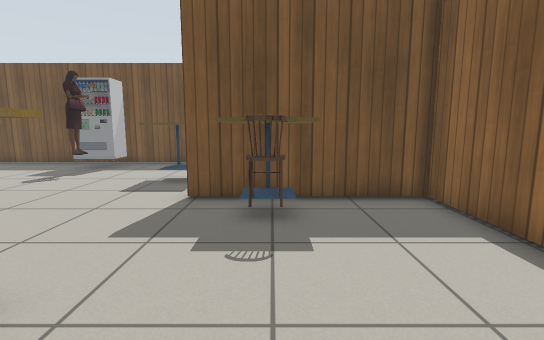
view 1 (above)

22 first-person views from a walk through a Gazebo world. The camera is 0.9 m above the floor, tilts 8° down and sees 85° across. The floor is counted in squares, 0.5 m on a side. Each view is taken from the middle of a square. On the plan, view 1 faces up. The plan holds only what a view shows up to about 16 squares ahead; the rest is blank. Gazebo's built-in surfaces are drawn with simple patterns. Some surface patterns are stand-ins.

view 2
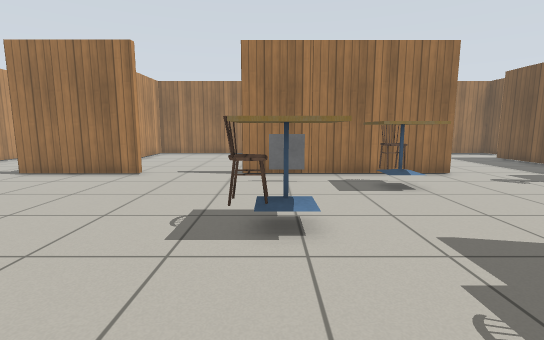

view 3
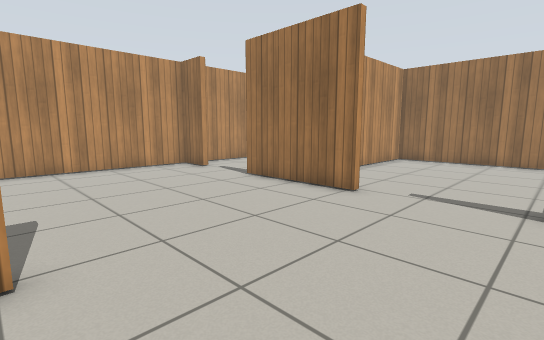

view 4
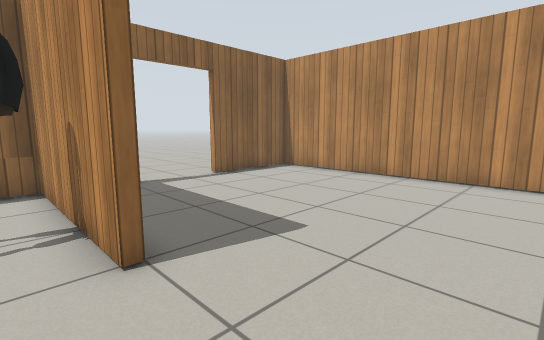

view 5
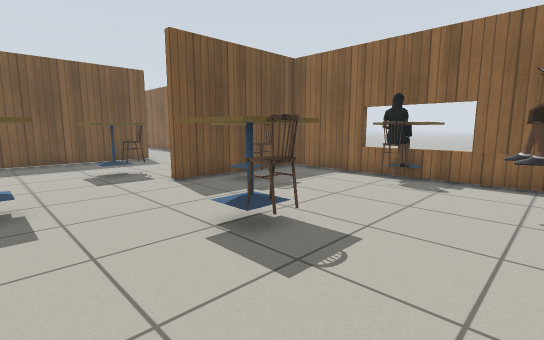

view 6
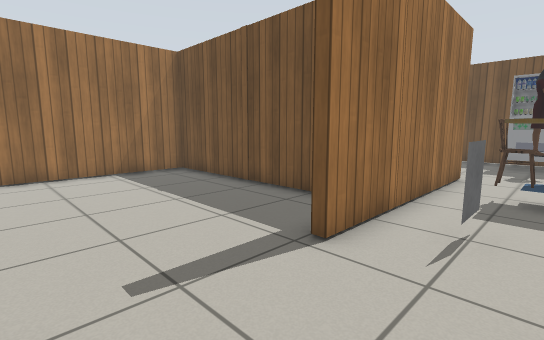

view 7
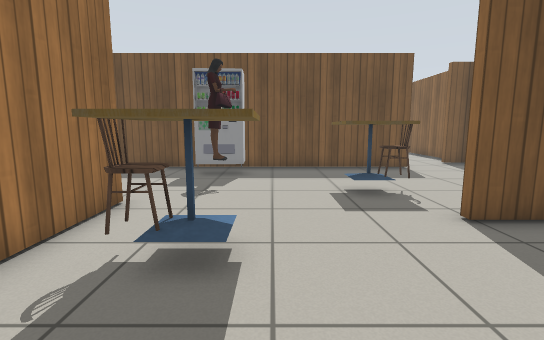

view 8
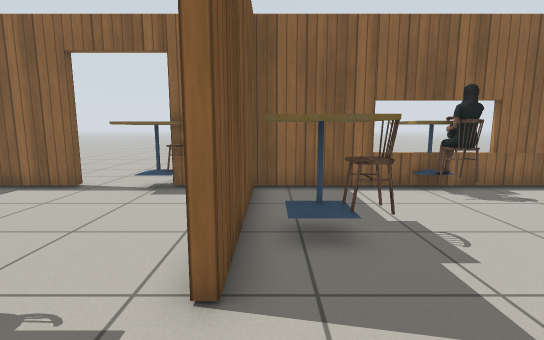

view 9
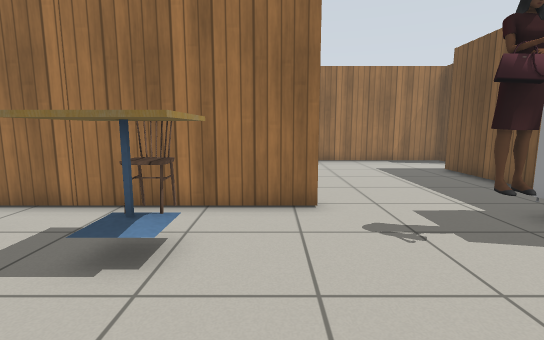

view 10
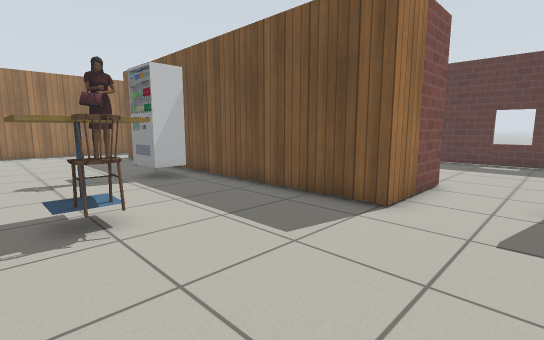

view 11
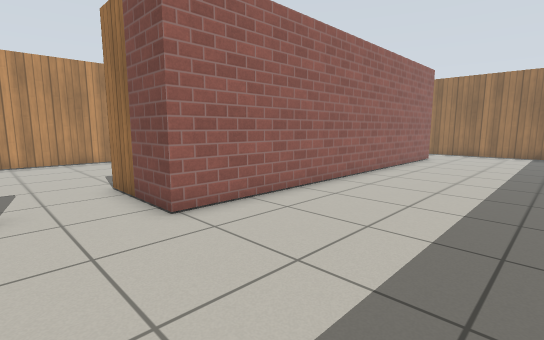

view 12
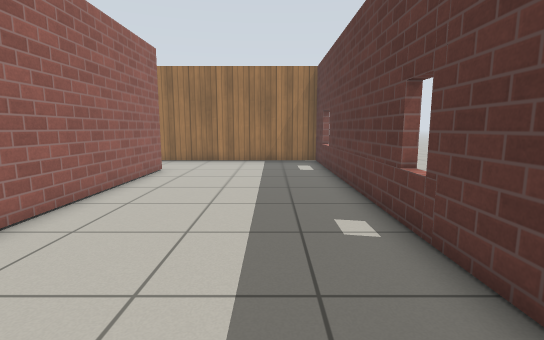

view 13
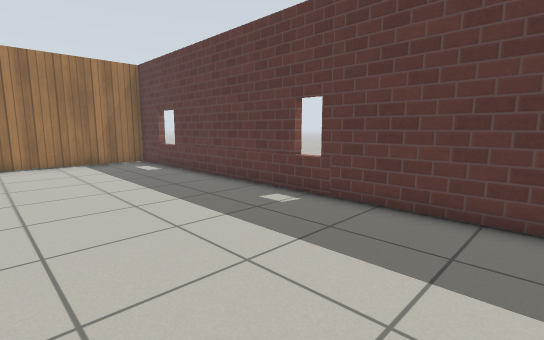

view 14
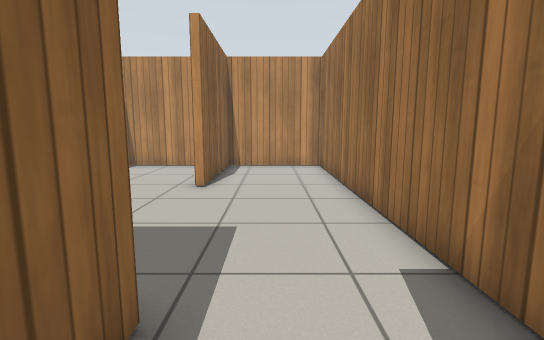

view 15
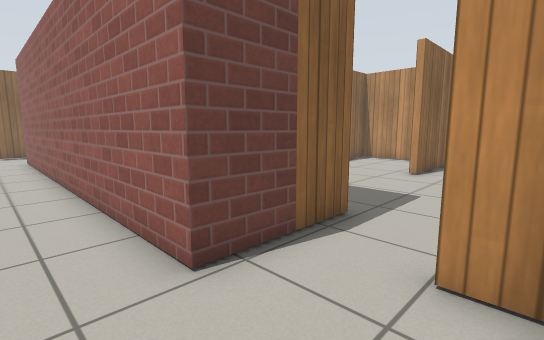

view 16
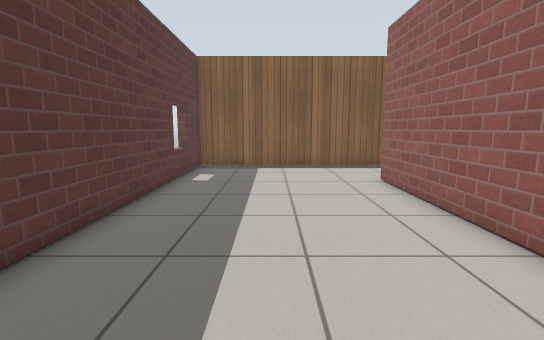

view 17
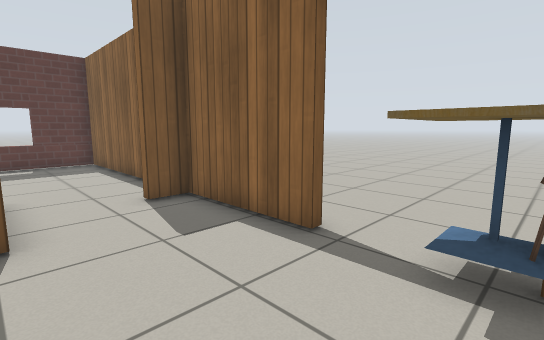

view 18
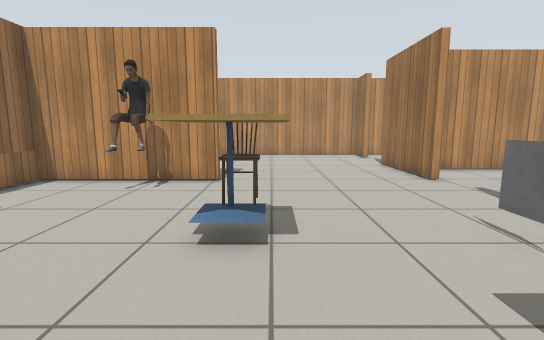

view 19
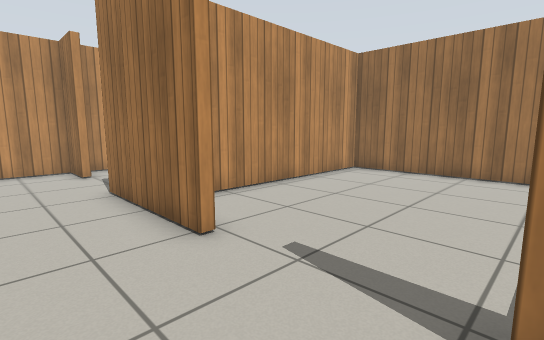

view 20
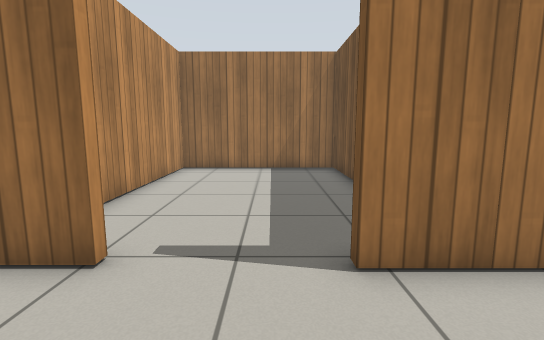

view 21
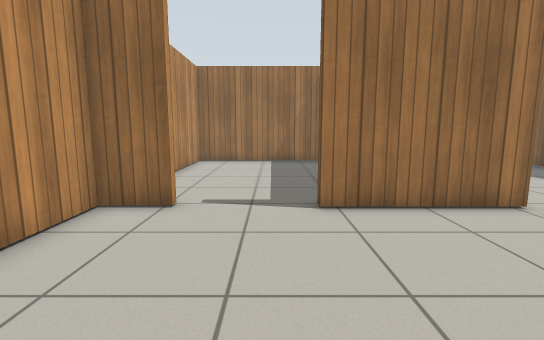

view 22
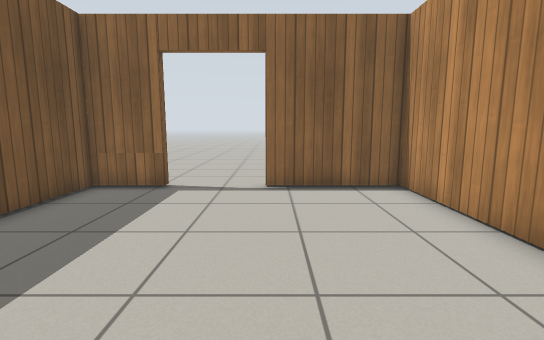

### Floor plan
Ten units are one square. View 1 is at (0, 0); x grows to the right and y downward. Boxes are objects, and circles mark ways between rooms. Rooms are numbered by the first view taken in them; rooms with no view inside come last. Other rooms are left out.
<svg viewBox="-198 -269 258 404">
<path fill="none" stroke="#000" d="M-21 -78 24 -78M-96 -91 -96 -8M-134 -38 -101 -38M-96 31 -96 80M-23 32 40 32 40 -75 -23 -75M40 -130 40 -173 29 -173M40 58 40 35 9 35M-96 113 -96 130 40 130 40 88M2 -192 2 -155 -158 -155 -158 -175M-186 -173 -193 -173 -193 -38 -149 -38 -149 -90M-158 -175 -158 -192 2 -192M-190 -175 -180 -175M40 -177 40 -264 -193 -264 -193 -179M-119 -35 -193 -35 -193 59 -114 59M-96 -8 -100 -8M-159 62 -193 62 -193 130 -128 130M-113 130 -103 130M-100 113 -96 113"/>
<rect x="-95" y="-145" width="30" height="10" fill="#bbb"><title>vending machine</title></rect>
<rect x="-85" y="-35" width="10" height="20" fill="#bbb"><title>marker</title></rect>
<rect x="-85" y="-75" width="30" height="30" fill="#bbb"><title>cafe table</title></rect>
<rect x="-85" y="-65" width="10" height="10" fill="#bbb"><title>chair</title></rect>
<rect x="-85" y="-125" width="20" height="10" fill="#bbb"><title>person</title></rect>
<rect x="-45" y="-15" width="10" height="10" fill="#bbb"><title>chair</title></rect>
<rect x="-45" y="-35" width="20" height="20" fill="#bbb"><title>cafe table</title></rect>
<rect x="-45" y="-115" width="20" height="20" fill="#bbb"><title>cafe table</title></rect>
<rect x="-25" y="-105" width="10" height="10" fill="#bbb"><title>chair</title></rect>
<rect x="-15" y="-75" width="30" height="20" fill="#bbb"><title>cafe table</title></rect>
<rect x="-5" y="5" width="10" height="20" fill="#bbb"><title>person</title></rect>
<rect x="-5" y="-55" width="10" height="10" fill="#bbb"><title>chair</title></rect>
<rect x="25" y="-15" width="10" height="10" fill="#bbb"><title>person</title></rect>
<rect x="25" y="-25" width="10" height="10" fill="#bbb"><title>chair</title></rect>
<rect x="25" y="-35" width="30" height="20" fill="#bbb"><title>cafe table</title></rect>
<rect x="25" y="-115" width="30" height="20" fill="#bbb"><title>cafe table</title></rect>
<rect x="35" y="-95" width="10" height="10" fill="#bbb"><title>chair</title></rect>
<circle cx="-175" cy="-180" r="3" fill="#2a7"/>
<circle cx="15" cy="-185" r="3" fill="#2a7"/>
<circle cx="-100" cy="15" r="3" fill="#2a7"/>
<circle cx="-100" cy="95" r="3" fill="#2a7"/>
<text x="-60" y="-40">1</text>
<text x="-80" y="-220">2</text>
<text x="-150" y="10">3</text>
<text x="-150" y="90">4</text>
</svg>
Room 1 opens to room 2. Room 1 opens to room 3. Room 1 opens to room 4.

Where each view was taken, in squares from view 1:
view 1: 0 up, 0 right, facing up
view 2: 2 up, 2 right, facing left
view 3: 1 up, 2 left, facing down-left
view 4: 2 down, 6 left, facing down-right
view 5: 2 down, 7 left, facing up-right
view 6: 3 down, 7 left, facing up-left
view 7: 2 up, 6 left, facing up
view 8: 7 up, 5 left, facing right
view 9: 8 up, 3 left, facing left
view 10: 9 up, 3 right, facing up-left
view 11: 25 up, 3 right, facing down-left
view 12: 24 up, 3 left, facing left
view 13: 20 up, 3 left, facing up-left
view 14: 18 up, 17 left, facing down
view 15: 21 up, 19 left, facing down-right
view 16: 23 up, 10 left, facing right
view 17: 10 up, 0 right, facing up-right
view 18: 7 up, 4 left, facing down
view 19: 1 up, 7 left, facing down-left
view 20: 9 down, 6 left, facing left
view 21: 9 down, 3 left, facing left
view 22: 9 down, 5 left, facing right
